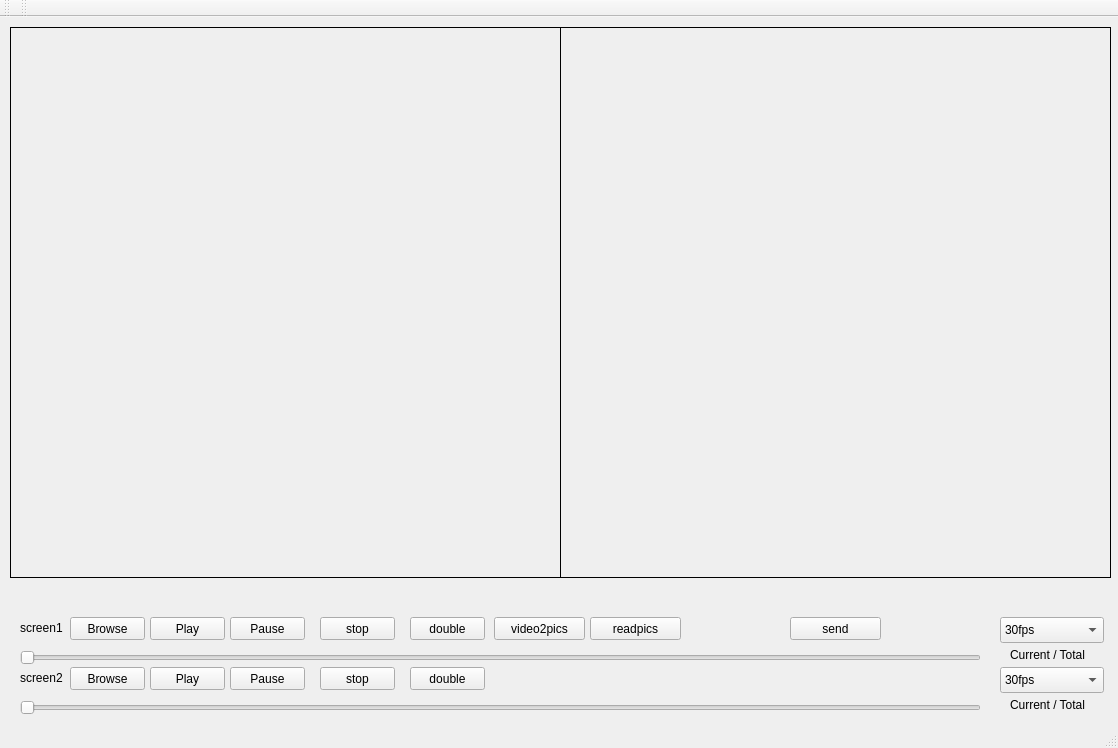
<?xml version="1.0" encoding="UTF-8"?>
<ui version="4.0">
 <class>poseVideoClass</class>
 <widget class="QMainWindow" name="poseVideoClass">
  <property name="geometry">
   <rect>
    <x>0</x>
    <y>0</y>
    <width>1118</width>
    <height>748</height>
   </rect>
  </property>
  <property name="windowTitle">
   <string>poseVideo</string>
  </property>
  <widget class="QWidget" name="centralWidget">
   <widget class="QSlider" name="slider">
    <property name="geometry">
     <rect>
      <x>20</x>
      <y>630</y>
      <width>961</width>
      <height>22</height>
     </rect>
    </property>
    <property name="orientation">
     <enum>Qt::Horizontal</enum>
    </property>
   </widget>
   <widget class="QLabel" name="display">
    <property name="geometry">
     <rect>
      <x>10</x>
      <y>10</y>
      <width>551</width>
      <height>551</height>
     </rect>
    </property>
    <property name="toolTipDuration">
     <number>23</number>
    </property>
    <property name="frameShape">
     <enum>QFrame::Box</enum>
    </property>
    <property name="text">
     <string/>
    </property>
   </widget>
   <widget class="QLabel" name="progresslabel">
    <property name="geometry">
     <rect>
      <x>1010</x>
      <y>630</y>
      <width>83</width>
      <height>16</height>
     </rect>
    </property>
    <property name="text">
     <string>Current / Total</string>
    </property>
   </widget>
   <widget class="QPushButton" name="playButton">
    <property name="geometry">
     <rect>
      <x>150</x>
      <y>600</y>
      <width>75</width>
      <height>23</height>
     </rect>
    </property>
    <property name="text">
     <string>Play</string>
    </property>
   </widget>
   <widget class="QPushButton" name="pauseButton">
    <property name="geometry">
     <rect>
      <x>230</x>
      <y>600</y>
      <width>75</width>
      <height>23</height>
     </rect>
    </property>
    <property name="text">
     <string>Pause</string>
    </property>
   </widget>
   <widget class="QPushButton" name="browseButton">
    <property name="geometry">
     <rect>
      <x>70</x>
      <y>600</y>
      <width>75</width>
      <height>23</height>
     </rect>
    </property>
    <property name="text">
     <string>Browse</string>
    </property>
   </widget>
   <widget class="QPushButton" name="stopButton">
    <property name="geometry">
     <rect>
      <x>320</x>
      <y>600</y>
      <width>75</width>
      <height>23</height>
     </rect>
    </property>
    <property name="text">
     <string>stop</string>
    </property>
   </widget>
   <widget class="QPushButton" name="doubleButton">
    <property name="geometry">
     <rect>
      <x>410</x>
      <y>600</y>
      <width>75</width>
      <height>23</height>
     </rect>
    </property>
    <property name="text">
     <string>double</string>
    </property>
   </widget>
   <widget class="QPushButton" name="video2picsButton">
    <property name="geometry">
     <rect>
      <x>494</x>
      <y>600</y>
      <width>91</width>
      <height>23</height>
     </rect>
    </property>
    <property name="text">
     <string>video2pics</string>
    </property>
   </widget>
   <widget class="QPushButton" name="readpicsButton">
    <property name="geometry">
     <rect>
      <x>590</x>
      <y>600</y>
      <width>91</width>
      <height>23</height>
     </rect>
    </property>
    <property name="text">
     <string>readpics</string>
    </property>
   </widget>
   <widget class="QLabel" name="display2">
    <property name="geometry">
     <rect>
      <x>560</x>
      <y>10</y>
      <width>551</width>
      <height>551</height>
     </rect>
    </property>
    <property name="toolTipDuration">
     <number>23</number>
    </property>
    <property name="frameShape">
     <enum>QFrame::Box</enum>
    </property>
    <property name="text">
     <string/>
    </property>
   </widget>
   <widget class="QPushButton" name="playButton2">
    <property name="geometry">
     <rect>
      <x>150</x>
      <y>650</y>
      <width>75</width>
      <height>23</height>
     </rect>
    </property>
    <property name="text">
     <string>Play</string>
    </property>
   </widget>
   <widget class="QPushButton" name="stopButton2">
    <property name="geometry">
     <rect>
      <x>320</x>
      <y>650</y>
      <width>75</width>
      <height>23</height>
     </rect>
    </property>
    <property name="text">
     <string>stop</string>
    </property>
   </widget>
   <widget class="QPushButton" name="doubleButton2">
    <property name="geometry">
     <rect>
      <x>410</x>
      <y>650</y>
      <width>75</width>
      <height>23</height>
     </rect>
    </property>
    <property name="text">
     <string>double</string>
    </property>
   </widget>
   <widget class="QPushButton" name="pauseButton2">
    <property name="geometry">
     <rect>
      <x>230</x>
      <y>650</y>
      <width>75</width>
      <height>23</height>
     </rect>
    </property>
    <property name="text">
     <string>Pause</string>
    </property>
   </widget>
   <widget class="QPushButton" name="browseButton2">
    <property name="geometry">
     <rect>
      <x>70</x>
      <y>650</y>
      <width>75</width>
      <height>23</height>
     </rect>
    </property>
    <property name="text">
     <string>Browse</string>
    </property>
   </widget>
   <widget class="QComboBox" name="comboBox">
    <property name="geometry">
     <rect>
      <x>1000</x>
      <y>600</y>
      <width>104</width>
      <height>26</height>
     </rect>
    </property>
    <item>
     <property name="text">
      <string>30fps</string>
     </property>
    </item>
    <item>
     <property name="text">
      <string>25fps</string>
     </property>
    </item>
    <item>
     <property name="text">
      <string>20fps</string>
     </property>
    </item>
    <item>
     <property name="text">
      <string>15fps</string>
     </property>
    </item>
    <item>
     <property name="text">
      <string>10fps</string>
     </property>
    </item>
   </widget>
   <widget class="QLabel" name="label">
    <property name="geometry">
     <rect>
      <x>20</x>
      <y>600</y>
      <width>60</width>
      <height>21</height>
     </rect>
    </property>
    <property name="text">
     <string>screen1</string>
    </property>
   </widget>
   <widget class="QLabel" name="label2">
    <property name="geometry">
     <rect>
      <x>20</x>
      <y>650</y>
      <width>60</width>
      <height>21</height>
     </rect>
    </property>
    <property name="text">
     <string>screen2</string>
    </property>
   </widget>
   <widget class="QSlider" name="slider2">
    <property name="geometry">
     <rect>
      <x>20</x>
      <y>680</y>
      <width>961</width>
      <height>22</height>
     </rect>
    </property>
    <property name="orientation">
     <enum>Qt::Horizontal</enum>
    </property>
   </widget>
   <widget class="QLabel" name="progresslabel2">
    <property name="geometry">
     <rect>
      <x>1010</x>
      <y>680</y>
      <width>83</width>
      <height>16</height>
     </rect>
    </property>
    <property name="text">
     <string>Current / Total</string>
    </property>
   </widget>
   <widget class="QComboBox" name="comboBox2">
    <property name="geometry">
     <rect>
      <x>1000</x>
      <y>650</y>
      <width>104</width>
      <height>26</height>
     </rect>
    </property>
    <item>
     <property name="text">
      <string>30fps</string>
     </property>
    </item>
    <item>
     <property name="text">
      <string>25fps</string>
     </property>
    </item>
    <item>
     <property name="text">
      <string>20fps</string>
     </property>
    </item>
    <item>
     <property name="text">
      <string>15fps</string>
     </property>
    </item>
    <item>
     <property name="text">
      <string>10fps</string>
     </property>
    </item>
   </widget>
   <widget class="QPushButton" name="sendButton">
    <property name="geometry">
     <rect>
      <x>790</x>
      <y>600</y>
      <width>91</width>
      <height>23</height>
     </rect>
    </property>
    <property name="text">
     <string>send</string>
    </property>
   </widget>
  </widget>
  <widget class="QToolBar" name="mainToolBar">
   <attribute name="toolBarArea">
    <enum>TopToolBarArea</enum>
   </attribute>
   <attribute name="toolBarBreak">
    <bool>false</bool>
   </attribute>
  </widget>
  <widget class="QStatusBar" name="statusBar"/>
  <widget class="QToolBar" name="toolBar">
   <property name="windowTitle">
    <string>toolBar</string>
   </property>
   <attribute name="toolBarArea">
    <enum>TopToolBarArea</enum>
   </attribute>
   <attribute name="toolBarBreak">
    <bool>false</bool>
   </attribute>
  </widget>
  <action name="actionOpen">
   <property name="text">
    <string>Open</string>
   </property>
  </action>
 </widget>
 <layoutdefault spacing="6" margin="11"/>
 <resources/>
 <connections/>
</ui>
